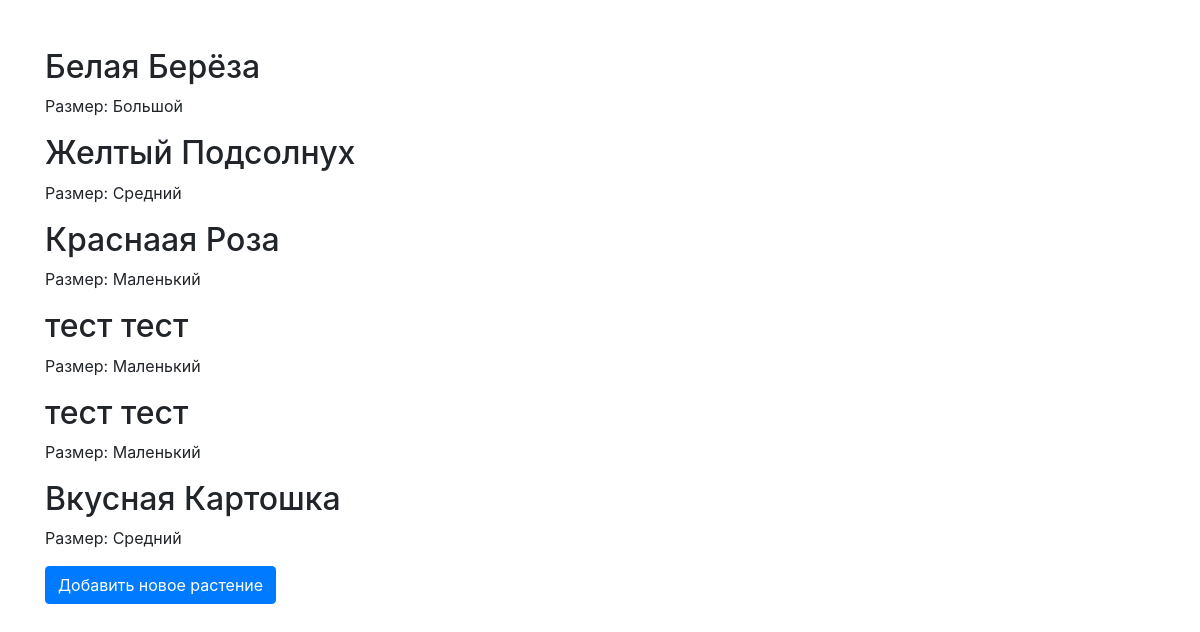
The page / on the database its author committed.
### core/models.py (models this page shows, shortened)
class Plant(models.Model):
    SMALL = 0
    MEDIUM = 1
    LARGE = 2
    SIZES = (
        (SMALL, 'Маленький'),
        (MEDIUM, 'Средний'),
        (LARGE, 'Большой'),
    )
    title = models.CharField('название', max_length=255)
    color = models.CharField('цвет', max_length=255)
    size = models.PositiveSmallIntegerField('размер', choices=SIZES)
    area = models.CharField('Место произростания', max_length=255, blank=True, null=True)
    class Meta:
        verbose_name = 'Растение'
        verbose_name_plural = 'Растения'

### core/views.py (the view)
# urls.py: path('', main, name='list'),
def main(request):
    plants = Plant.objects.all()
    return TemplateResponse(request, 'core/list.html', context={'plants': plants})

### core/templates/core/list.html (shortened to what this page needs)
{% extends 'base.html' %}
{% block content %}
  {% for plant in plants %}
    <h2>{{ plant.color }} {{ plant.title }}</h2>
    <p>Размер: {{ plant.get_size_display }}</p>
  {% endfor %}
  <a href="{% url 'core:create' %}" class="btn btn-primary">Добавить новое растение</a>
{% endblock content %}

### templates/base.html (shortened to what this page needs)
{% load bootstrap4 %}
<!DOCTYPE html>
<html lang="en">
<head>
  {% bootstrap_css %}
</head>
<body>
<div class="container pt-5">
  {% block content %}
  {% endblock content %}
</div>
</body>
</html>

### rows shown on the page
Plant: color "Белая", title "Берёза", size "Большой"
Plant: color "Желтый", title "Подсолнух", size "Средний"
Plant: color "Краснаая", title "Роза", size "Маленький"
Plant: color "тест", title "тест", size "Маленький"
Plant: color "тест", title "тест", size "Маленький"
Plant: color "Вкусная", title "Картошка", size "Средний"
